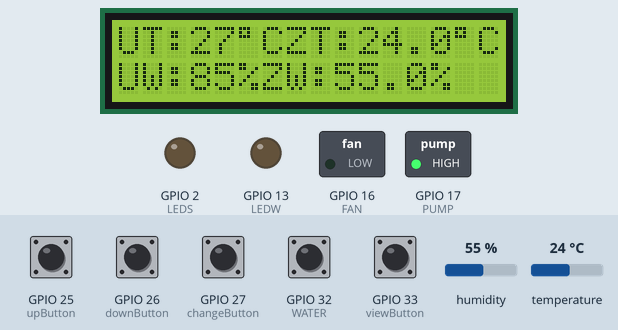
Simulated run of this program. Board: ESP32. Parts: 16×2 character LCD, switched loads named in the program (green lamp = pin HIGH), output pins drawn as LEDs (lit = HIGH). Inputs (shaded band) come from the test bench; at power-on: GPIO 25 (upButton), GPIO 26 (downButton), GPIO 27 (changeButton), GPIO 32 (WATER), GPIO 33 (viewButton) HIGH, humidity 55 %, temperature 24 °C (analog values on the 0–4095 scale). WiFi joins after 1.5 s; servers stay silent unless stated; the local clock reads 2024-03-15 10:24:30 at power-on unless the program sets it; storage starts empty; what the program prints to the serial monitor is not drawn.

Above: at 2.7 s.
2.8 s: GPIO 33 (viewButton) pulled LOW for 0.15 s
At 3.4 s:
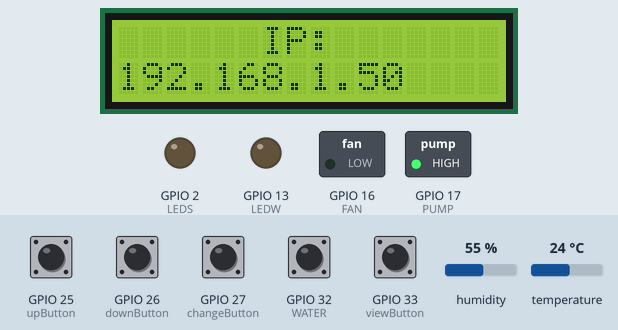
4.4 s: GPIO 33 (viewButton) pulled LOW for 1 s
At 4.9 s:
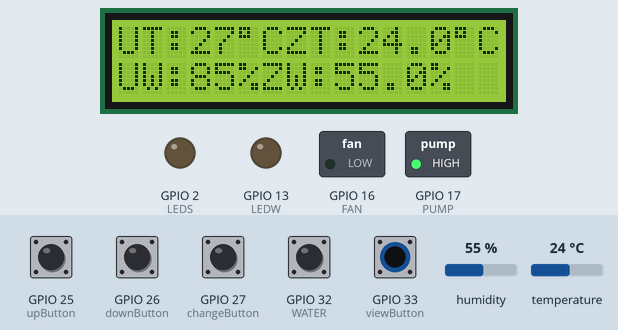
6.9 s: GPIO 25 (upButton) pulled LOW for 0.15 s
At 8.1 s:
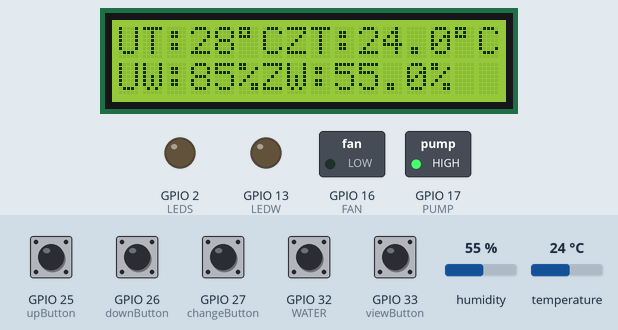
8.5 s: GPIO 25 (upButton) pulled LOW for 1 s
Timing chart, 0 to 11.5 s (numbered marks = the images above; inputs shaded):
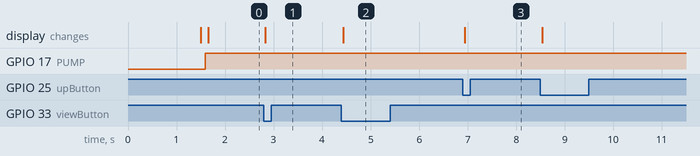

The program:

main.cpp
```cpp
#include <Arduino.h>
#include <DHT.h>
#include <ESP32Time.h>
#include <SPI.h>
#include <SD.h>
#include <FS.h>
#include <LiquidCrystal_I2C.h>
#include <WiFi.h>
#include <WiFiManager.h>
#include <AsyncTCP.h>
#include <ESPAsyncWebServer.h>
#include "time.h"

#define DHTPIN 15
#define DHTTYPE DHT22
#define EARTH 34
#define WATER 32
#define LEDS 2
#define LEDW 13
#define FAN 16
#define PUMP 17
#define viewButton 33
#define upButton 25
#define downButton 26
#define changeButton 27

const char* ntpServer = "ntp1.tp.pl";
const long  gmtOffset_sec = 3600;
const int   daylightOffset_sec = 3600;

DHT dht(DHTPIN, DHTTYPE);
ESP32Time rtc(3600);
hw_timer_t *Fan_timer = NULL;
hw_timer_t *Loop_timer = NULL;
LiquidCrystal_I2C lcd(0x27, 16, 2);
float temperature, humidity, earth, water, setTemperature = 27.0, setHumidity = 85.0;
String date, pomiar;
int godz;
bool res, upButtonFlag = false, downButtonFlag = false, viewButtonFlag = true, change = true, view = true, measure = true;
long PumpTimeON;
unsigned long button_time = 0;
unsigned long last_button_time = 0;
AsyncWebServer server(80);
struct tm timeinfo;

void IRAM_ATTR viewChange() {
  button_time = millis();
  if (button_time - last_button_time > 250)
  {
  view = !view;
  viewButtonFlag = true;
  last_button_time = button_time;
  }
}
void IRAM_ATTR upChange() {
  button_time = millis();
  if (button_time - last_button_time > 250)
  {
  upButtonFlag = true;
  last_button_time = button_time;
  }
}
void IRAM_ATTR downChange() {
  button_time = millis();
  if (button_time - last_button_time > 250)
  {
  downButtonFlag = true;
  last_button_time = button_time;
  }
}
void IRAM_ATTR Change() {
  button_time = millis();
  if (button_time - last_button_time > 250)
  {
  change = !change;
  last_button_time = button_time;
  }
}

void IRAM_ATTR onTimerFan() {
  digitalWrite(FAN, HIGH);
  timerWrite(Loop_timer, 0);
}

void IRAM_ATTR onTimerLoop() { measure = true; }

void readFile(fs::FS &fs, const char * path){
  Serial.printf("Reading file: %s\n", path);

  File file = fs.open(path);
  if(!file){
    Serial.println("Failed to open file for reading");
    return;
  }

  Serial.print("Read from file: ");
  while(file.available()){
    Serial.write(file.read());
  }
  file.close();
}

void writeFile(fs::FS &fs, const char * path, const char * message){
  Serial.printf("Writing file: %s\n", path);

  File file = fs.open(path, FILE_WRITE);
  if(!file){
    Serial.println("Failed to open file for writing");
    return;
  }
  if(file.print(message)){
    Serial.println("File written");
  } else {
    Serial.println("Write failed");
  }
  file.close();
}

void appendFile(fs::FS &fs, const char * path, const char * message){
  Serial.printf("Appending to file: %s\n", path);

  File file = fs.open(path, FILE_APPEND);
  if(!file){
    Serial.println("Failed to open file for appending");
    return;
  }
  if(file.print(message)){
    Serial.println("Message appended");
  } else {
    Serial.println("Append failed");
  }
  file.close();
}

void getRTC(){

 if(!getLocalTime(&timeinfo)){
    Serial.println("Failed to obtain time");
    return;
  }

}

void setup() {
  WiFi.mode(WIFI_AP_STA);
  Serial.begin(921600);
  WiFiManager wm;
  res = wm.autoConnect("AutoConnectAP","password");
  if(!res){
    Serial.println("Failed to connect");
  }
  else{
    Serial.println("connected...yeey :)");
  }
  server.on("/", HTTP_GET, [](AsyncWebServerRequest *request){
    request->send(SD, "/pomiar.txt","text/json");
  });
  server.begin();
  dht.begin();
  lcd.init();
  lcd.backlight();
  pinMode(DHTPIN, INPUT);
  pinMode(LED_BUILTIN, OUTPUT);
  pinMode(EARTH, INPUT);
  pinMode(WATER, INPUT);
  pinMode(LEDS, OUTPUT);
  pinMode(LEDW, OUTPUT);
  pinMode(FAN, OUTPUT);
  pinMode(PUMP, OUTPUT);
  pinMode(viewButton, INPUT_PULLUP);
  pinMode(upButton, INPUT_PULLUP);
  pinMode(downButton, INPUT_PULLUP);
  pinMode(changeButton, INPUT_PULLUP);
  attachInterrupt(viewButton, viewChange, FALLING);
  attachInterrupt(upButton, upChange, FALLING);
  attachInterrupt(downButton, downChange, FALLING);
  attachInterrupt(changeButton, Change, FALLING);
  analogReadResolution(10);
  Fan_timer = timerBegin(0, 80, true);
  timerAttachInterrupt(Fan_timer, &onTimerFan, true);
  timerAlarmWrite(Fan_timer, 43200000000, true);
  timerAlarmEnable(Fan_timer);
  Loop_timer = timerBegin(1, 80, true);
  timerAttachInterrupt(Loop_timer, &onTimerLoop, true);
  timerAlarmWrite(Loop_timer, 60000000, true); // 900000000 - 15 minut  60 000 000 - 1 minuta
  timerAlarmEnable(Loop_timer);
  if(!SD.begin()){
    Serial.println("Card Mount Failed");
    return;
  }
  uint8_t cardType = SD.cardType();

  if(cardType == CARD_NONE){
  Serial.println("No SD card attached");
    return;
  }
}

void loop() {
  if (measure == true) {
    configTime(gmtOffset_sec, daylightOffset_sec, ntpServer);
    getRTC();
    humidity = dht.readHumidity();
    temperature = dht.readTemperature();
    earth = analogRead(EARTH);
    water = digitalRead(WATER);
    char dateServer[50];
    strftime(dateServer,50, "%A, %B %d %Y %H:%M:%S", &timeinfo);
    date = String(dateServer);
    char timeHour[3];
    strftime(timeHour,3, "%H", &timeinfo);
    godz = int(timeHour);
    //Zapalanie ledów o okreslonej godzinie dnia 16:00-24:00
    if (godz >= 15 && godz < 23) {
      digitalWrite(LEDS, HIGH);
    } else {
      digitalWrite(LEDS, LOW);
    }
    // Zapalenie diody jeśli zbiornik wody jest pusty
    if (water == 0.0) {
      digitalWrite(LEDW, HIGH);
    } else {
      digitalWrite(LEDW, LOW);
    }
    // Zapalanie wiatraka jeśli temperatura jest temperatura ponad 27 stopni lub
    // wilgotnosc powyzej 85%
    if (temperature > setTemperature || humidity > setHumidity) {
      digitalWrite(FAN, HIGH);
    } else {
      digitalWrite(FAN, LOW);
    }
    // Zapalanie pompy przy odczycie wilgotności gleby >650
    if (earth > 450) {
      digitalWrite(PUMP, HIGH);
      PumpTimeON = rtc.getEpoch();

    } else {
      digitalWrite(PUMP, LOW);
    }
    pomiar = ("\n Godzina: "+date+" | Ustalona wilgotność powietrza: "+String(setHumidity)+"% | Ustalona temperatura: "+String(setTemperature)+"\u2103"" | Wilgotność powietrza: "+String(humidity)+"% | Temperatura: "+String(temperature)+"\u2103"" | Stan zbiornika: "+String(water)+" | Wilgotność gleby: "+String(earth)+" | Wiatrak: "+String(digitalRead(FAN))+" | Ledy: "+String(digitalRead(LEDS))+" | Pompa: "+String(digitalRead(PUMP))+" ");
    Serial.println(pomiar);
    if(SD.exists("/pomiar.txt")==0){
      writeFile(SD, "/pomiar.txt", "Pomiary miniszklarni 0-urządzenie wyłączone/zbiornik wymaga napełnienia 1-urządzenie włączone/zbiornik pełny"); // stworzenie pliku
    }
    appendFile(SD, "/pomiar.txt",  pomiar.c_str());
    measure = false;

    }

  if ((rtc.getEpoch() - PumpTimeON) > 60) {
    digitalWrite(PUMP, LOW);
  }
  if(viewButtonFlag == true){
    if(view == true){
      lcd.clear();
      lcd.setCursor(0, 0);
      lcd.printf("UT:%.0f\xDF""CZT:%.1f\xDF""C",setTemperature,temperature);
      lcd.setCursor(0,1);
      lcd.printf("UW:%.0f%%ZW:%.1f%%",setHumidity,humidity);
    }
    else{
      lcd.clear();
      lcd.setCursor(0,0);
      lcd.printf("      IP:");
      lcd.setCursor(0,1);
      lcd.printf("%s",WiFi.localIP().toString().c_str());
    }
    viewButtonFlag = false;
  }
  if(upButtonFlag == true){
    if(change == true){
      setTemperature = setTemperature+1;
    }
    else{
      setHumidity = setHumidity+1;
    }
    upButtonFlag = false;
    viewButtonFlag = true;
  }
  if(downButtonFlag == true){
    if(change == true){
      setTemperature = setTemperature-1;
    }
    else{
      setHumidity = setHumidity-1;
    }
    downButtonFlag = false;
    viewButtonFlag = true;
  }

}
```

Measured:
- after the input at 2.8 s, the display: changes at once (image 1)
- after the input at 4.4 s, the display: changes at once (image 2)
- after the input at 6.9 s, the display: changes at once (image 3)
